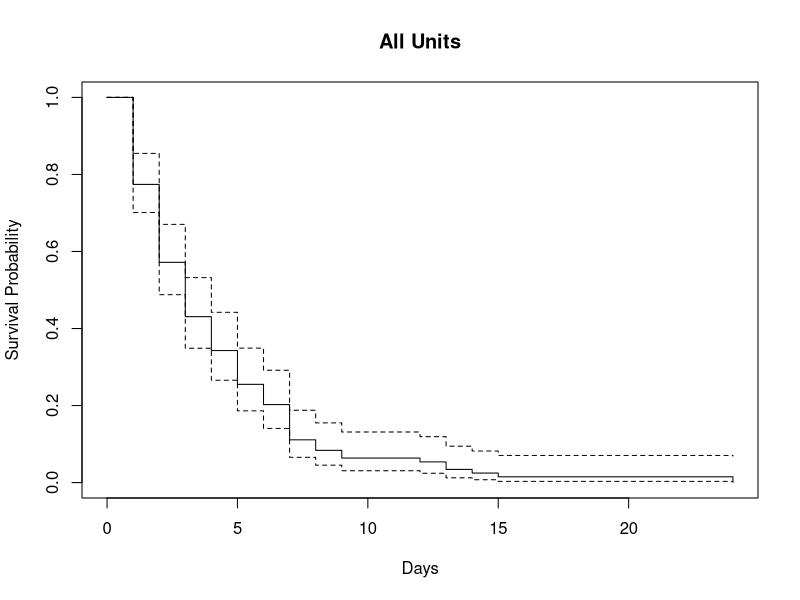
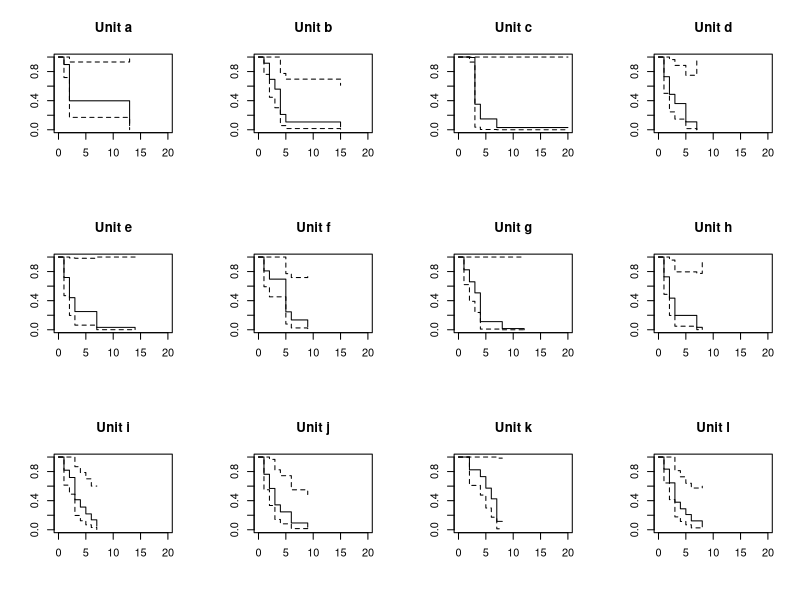

R code for these plots, in order:
# Analyze MRSA data
library(survival)
Tbl = read.csv(file = 'by_month.csv');

# 
# get_censored <- function(Y_k) {
#   # Censoring
#   #----------------------------------------------------------------------------------------------
#   # Censoring TEST
#   # Y_k = c(1,0,1,0,0,1,0,0,0,0);
#   # Y_k = c(0,0,1,0,0,1,0,0,0,1);
#   
#   #----------------------------------------------------------------------------------------------
#   censored = c();
#   for (i in 1:length(Y_k)) {
#     if (Y_k[i] == 0) {
#       if (Y_k[min(i+1,length(Y_k))]==0) {
#         censored = c(censored, 1)
#       } else {
#         censored = c(censored, 0)
#       }
#     }
#   }
#   return (censored)
# }


process_data <- function(X_k, Y_k) {
  censored = c();
  T_start = c();
  T_end   = c();
  t       = 0;
  if (Y_k[1] == 0) {
    T_start = c(T_start, 1)
  }
  
  for (i in 2:length(Y_k)) {
    if (Y_k[i] == 0) {
      if (Y_k[i-1] > 0) {
        T_start = c(T_start, i)
        T_end = c(T_end, i - 1)
        censored = c(censored, 1)
      }
    }
  }
  if (length(T_end) == length(T_start)) {
    T_end = T_end[-1]
  } else {
    if (Y_k[length(Y_k)] == 0) {
      censored = c(censored, 0)
    } else {
      censored = c(censored, 1)
    }
  }
  T_end = c(T_end, length(Y_k) + 1)
  
  T_diff = T_end - T_start
  Xs = c()
  for (j in 1:length(T_start)) {
    Xs_temp = X_k[T_start[j]:min(T_end[j],length(Y_k)),]
    if (is.matrix(Xs_temp)) {
      Xs = rbind(Xs, colMeans(Xs_temp))
    } else {
      Xs = rbind(Xs, Xs_temp)
    }
  }
  
  output = data.frame(T_start, T_end, T_diff, censored, Xs)
  rownames(output) <- c()
  
  return(output)
}

# Initialize and use unit numbers
unit_name = unique(Tbl$UnitName);
X_Tbl = cbind(Tbl$LengthOfStay,Tbl$AvgCleaning,Tbl$HHCom);
X_all = c(); T_all = c(); unit_all = c(); Y_all = c(); C_all = c();
n_units = length(unit_name);

# Run for each unit
res.cox_each <- vector(mode = "list", length = length(unit_name))
dp <- vector(mode = "list", length = length(unit_name))
dp_all = data.frame()
betas = c()
for (k in 1:length(unit_name)) {
  index = (Tbl$UnitName == unit_name[k]);
  Y_k = Tbl$HoCount[index];
  X_k = X_Tbl[index,];
  dp[[k]] = process_data(X_k, Y_k);
  dp_all = rbind(dp_all, dp[[k]]);
  cat(sprintf("\n***** UNIT %s *****\n",unit_name[k]))
  res.cox_each[[k]] <- coxph(Surv(T_diff, censored) ~ X1 + X2 + X3, data =dp[[k]])
  betas = rbind(betas, res.cox_each[[k]]$coefficients) 
}
res.cox_all <- coxph(Surv(T_diff, censored) ~ X1 + X2 + X3, data = dp_all)
par(mfrow=c(1,1))
plot(survfit(res.cox_all), ylim=c(0, 1), xlab="Days",
     ylab="Survival Probability", main = "All Units")

par(mfrow=c(3,4))    # set the plotting area into a 3*4 array
for (k in 1:length(unit_name)) {
  plot(survfit(res.cox_each[[k]]), ylim=c(0, 1), xlim = c(0,20),
       main = sprintf("Unit %s",unit_name[k]))
}

